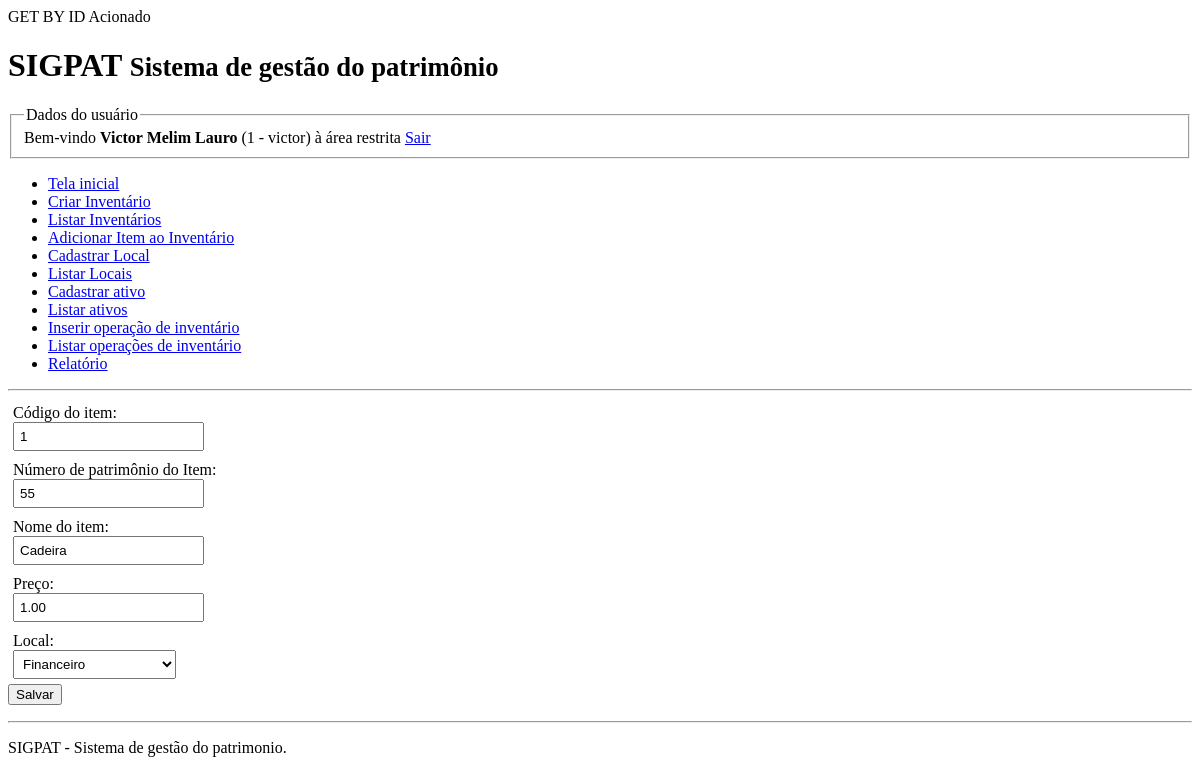
The page /modulos/itens/cadastrar_item.php?cod_item=1 (signed in) on the database as committed earlier.
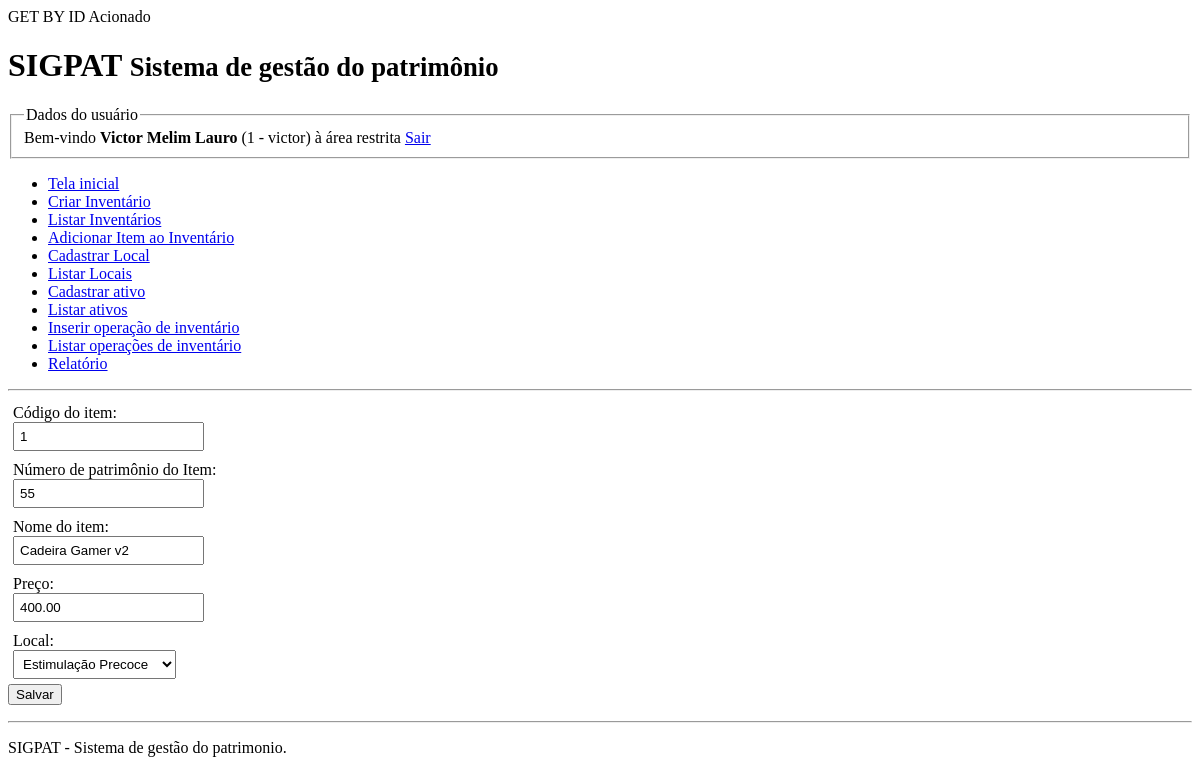
The same page on the database as committed later.
### tables this page shows
CREATE TABLE `itens` (
  `cod_item` int NOT NULL,
  `numpat_item` int NOT NULL,
  `cod_local` int DEFAULT NULL,
  `nome_item` varchar(255) DEFAULT NULL,
  `preco_item` decimal(10,2) DEFAULT NULL
);

### DAO/MySQL.php (called while the page is built)
<?php
class Mysql extends PDO {
    private $host = "localhost";
    private $usuario="aula01tiagoas";
    private $senha="aula01tiagoas";
    private $db="aula01tiagoas";
    private $opcoes = array(PDO::ATTR_ERRMODE => PDO::ERRMODE_EXCEPTION);
    public function __construct()
    {
        $dsn = "mysql:host=" . $this->host . ";dbname=" . $this->db;
        return parent::__construct($dsn, $this->usuario, $this->senha, $this->opcoes);
    }
}

### DAO/ItemDAO.php (called while the page is built, shortened)
<?php
class ItemDAO {
    private $conexao;
     public function __construct()
     {
        include_once 'MySQL.php';
        $this->conexao = new Mysql();
     }
    public function getById($cod_item) {
        $stmt = $this->conexao->prepare("SELECT * FROM itens WHERE cod_item = ?");
        $stmt->bindValue(1, $cod_item);
        $stmt->execute();
        return $stmt->fetchObject();
    }
}

### DAO/LocalDAO.php (called while the page is built, shortened)
<?php
class LocalDAO {
    private $conexao;
    public function __construct()
    {
        include "MySQL.php";
        $this->conexao = new MySQL();
    }
    public function getAllRows() {
        $stmt = $this->conexao->prepare("SELECT * FROM locais ORDER BY cod_local");
        $stmt->execute();
        $arr_locais = array();
        while ($c = $stmt->fetchObject())
          $arr_locais[] = $c;
         return $arr_locais;
    }
}

### modulos/itens/cadastrar_item.php (the view, shortened to what this page needs)
<?php
try {
    include "../../DAO/LocalDAO.php";
    $local_dao = new LocalDAO();
    $lista_locais = $local_dao->getAllRows();
    $total_locais = count($lista_locais);
    if(isset($_GET['cod_item']))
    {
        include "../../DAO/ItemDAO.php";
        $item_dao = new ItemDAO();
        $dados_item = $item_dao->getById($_GET["cod_item"]);
    }
} catch(Exception $e) {
    echo $e->getMessage();
}
?>
<html>
    <head>
    </head>
    <body>
        <?php include '../../includes/cabecalho.php' ?>
        <main>
            <form method="post" action="cadastrar_item.php?salvar=true">
            <label> Código do item:
                        <input name="cod_item" value="<?= isset($dados_item) ? $dados_item->cod_item : NULL ?>" type="text" readonly/>
                    </label>
            <label> Número de patrimônio do Item:
                        <input name="numpat_item" type="number"  value="<?= isset($dados_item) ? $dados_item->numpat_item : NULL ?>" />
                    </label>
            <label>Nome do item:
                <input name="nome_item" type="text" value="<?= isset($dados_item) ? $dados_item->nome_item : NULL ?>"/>
            </label>
            <label>Preço:
                <input name="preco_item" type="number" value="<?= isset($dados_item) ? $dados_item->preco_item : NULL ?>"/>
            </label>
            <label> Local:
                <select name="cod_local">
                    <?php for($i=0; $i<$total_locais; $i++):
                        $selecionado = " ";
                        if(isset($dados_item->cod_local))
                        {
                            $selecionado = ($lista_locais[$i]->cod_local == $dados_item->cod_local) ? "selected" : "";
                        }
                        ?>
                    <option value="<?= $lista_locais[$i]->cod_local ?>" <?= $selecionado ?> >
                        <?= $lista_locais[$i]->nome_local ?>
                    </option>
                    <?php endfor ?>
                </select>
            </label>
            <button type="submit"> Salvar </button>
            </form>
        </main>
        <?php include '../../includes/rodape.php' ?>
    </body>
</html>

Rows that differ between the two databases and show on the page:
changed itens id 1: nome_item "Cadeira" → "Cadeira Gamer v2"; preco_item "1.00" → "400.00"
Other text that changed with them:
form field cod_local: "Financeiro" → "Estimulação Precoce"
